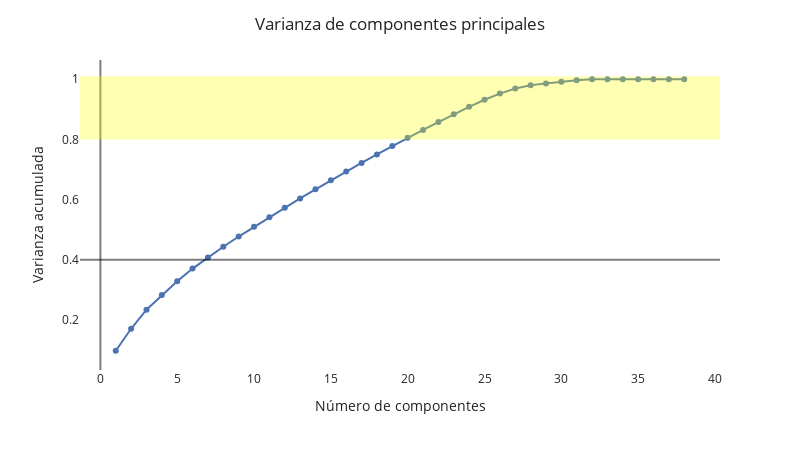

Notebook cell for this chart:
### Code cell
import plotly.express as px
df_3 = pd.DataFrame({'Número componentes': range(1,39), 'Varianza acumulada': pca.explained_variance_ratio_.cumsum()})
fig = (px.line(df_3, x='Número componentes', y='Varianza acumulada', template='seaborn')).update_traces(mode='lines+markers')
fig.update_layout(height = 450, width = 800, xaxis_title="Número de componentes", yaxis_title="Varianza acumulada",title='Varianza de componentes principales', plot_bgcolor='rgba(0,0,0,0)')
fig.add_vline(x=0.0, line_width=2, line_color="black")
fig.add_hline(y=0.4, line_width=2, line_color="black")
fig.add_hrect(y0=0.8, y1=1.01, line_width=0, fillcolor="yellow", opacity=0.30)
fig.show()

### Figure 1 — Plotly figure (JSON) as saved in the notebook; plotly's stock layout.template omitted (floating-point values rounded to 4 significant figures)
{"data": [{"hovertemplate": "Número componentes=%{x}<br>Varianza acumulada=%{y}<extra></extra>", "legendgroup": "", "line": {"color": "rgb(76,114,176)", "dash": "solid"}, "marker": {"symbol": "circle"}, "mode": "lines+markers", "name": "", "orientation": "v", "showlegend": false, "type": "scatter", "x": [1, 2, 3, 4, 5, 6, 7, 8, 9, 10, 11, 12, 13, 14, 15, 16, 17, 18, 19, 20, 21, 22, 23, 24, 25, 26, 27, 28, 29, 30, 31, 32, 33, 34, 35, 36, 37, 38], "xaxis": "x", "y": [0.09739, 0.1704, 0.2338, 0.2826, 0.3287, 0.3705, 0.4072, 0.4432, 0.4771, 0.5095, 0.5416, 0.5729, 0.6039, 0.6342, 0.6639, 0.6934, 0.7218, 0.75, 0.7779, 0.8051, 0.8316, 0.8578, 0.8835, 0.9085, 0.9317, 0.9523, 0.9691, 0.98, 0.9863, 0.9917, 0.9963, 1, 1, 1, 1, 1, 1, 1], "yaxis": "y"}], "layout": {"height": 450, "legend": {"tracegroupgap": 0}, "margin": {"t": 60}, "plot_bgcolor": "rgba(0,0,0,0)", "shapes": [{"line": {"color": "black", "width": 2}, "type": "line", "x0": 0, "x1": 0, "xref": "x", "y0": 0, "y1": 1, "yref": "y domain"}, {"line": {"color": "black", "width": 2}, "type": "line", "x0": 0, "x1": 1, "xref": "x domain", "y0": 0.4, "y1": 0.4, "yref": "y"}, {"fillcolor": "yellow", "line": {"width": 0}, "opacity": 0.3, "type": "rect", "x0": 0, "x1": 1, "xref": "x domain", "y0": 0.8, "y1": 1.01, "yref": "y"}], "title": {"text": "Varianza de componentes principales"}, "width": 800, "xaxis": {"anchor": "y", "domain": [0, 1], "title": {"text": "Número de componentes"}}, "yaxis": {"anchor": "x", "domain": [0, 1], "title": {"text": "Varianza acumulada"}}}}
